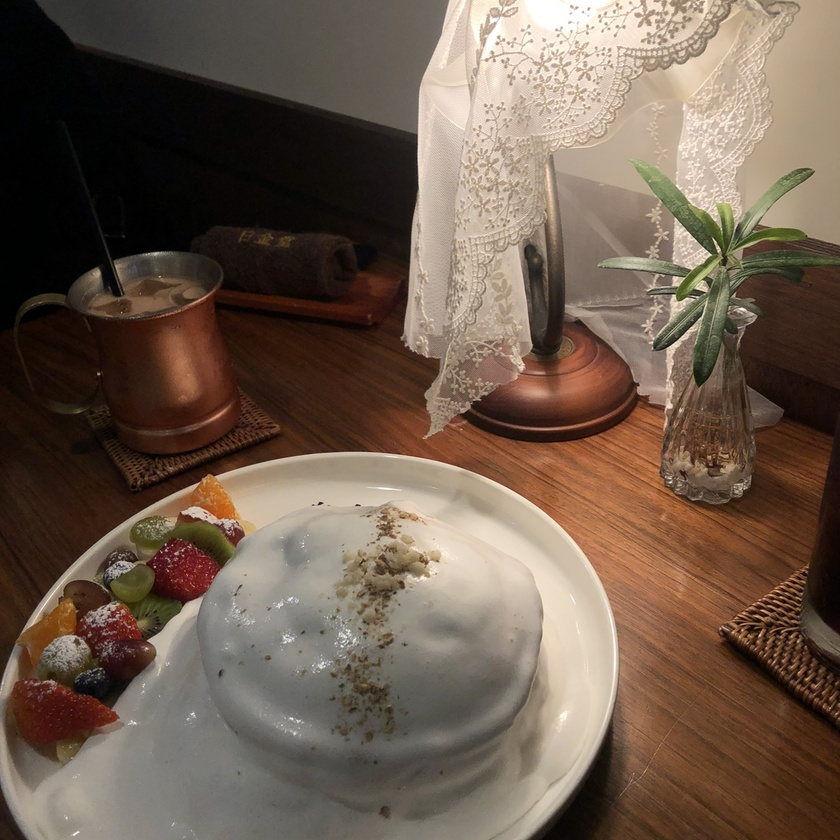
#> input picture Img/cafe.jpg, 840 x 840 px, shrunk from 1500 x 1500 before the run, found by its file name
$ python histo_equalize_yuv.py
#> lines starting #> are read from the running program, lines starting #| are printed output that depends on the picture
# 색상 이미지에 대한 평탄화 적용

import numpy as np, cv2

img = cv2.imread('../cafe.jpg')  #이미지 읽기, BGR 스케일
#> img is the input picture: shape (840, 840, 3); mean B, G, R 77.4, 91.8, 109.8

# 컬러 스케일을 BGR에서 YUV로 변경
img_yuv = cv2.cvtColor(img, cv2.COLOR_BGR2YUV)
#> img_yuv: shape (840, 840, 3); mean of channels 0, 1, 2 95.5, 119.2, 140.5

# YUV 컬러 스케일의 첫번째 채널에 대해서 이퀄라이즈 적용
img_yuv[:,:,0] = cv2.equalizeHist(img_yuv[:,:,0])
#> img_yuv: shape (840, 840, 3); mean of channels 0, 1, 2 127.8, 119.2, 140.5

# 컬러 스케일을 YUV에서 BGR로 변경
img2 = cv2.cvtColor(img_yuv, cv2.COLOR_YUV2BGR)
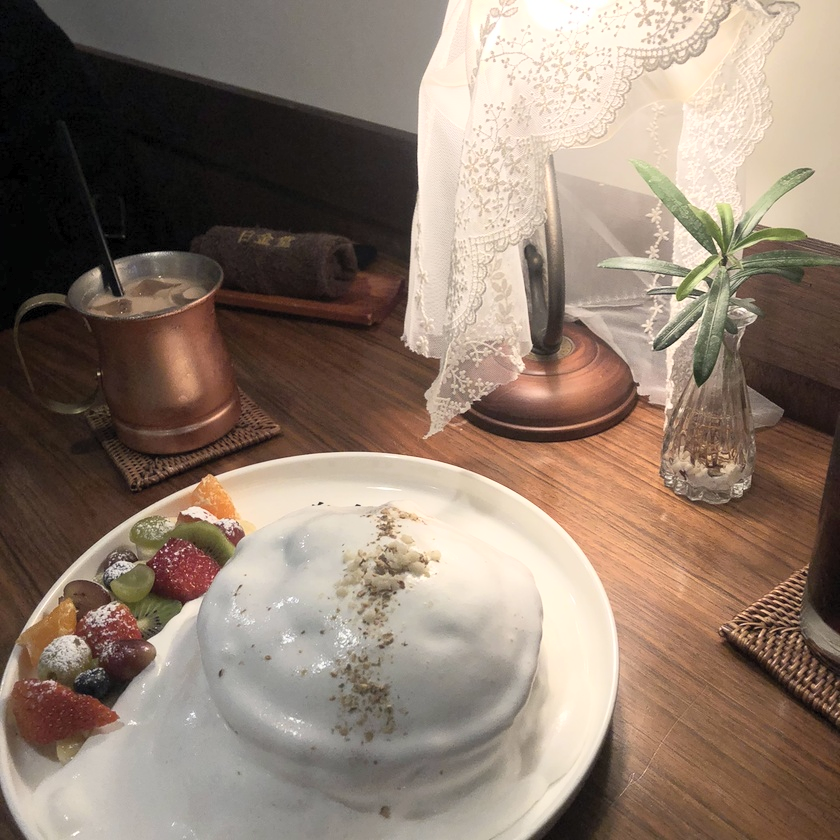
#> img2: shape (840, 840, 3); mean B, G, R 110.1, 124, 141.8

cv2.imshow('Before', img)
cv2.imshow('After', img2)
cv2.waitKey()
cv2.destroyAllWindows()

$ run again, with Img/cat.jpg copied over Img/cafe.jpg
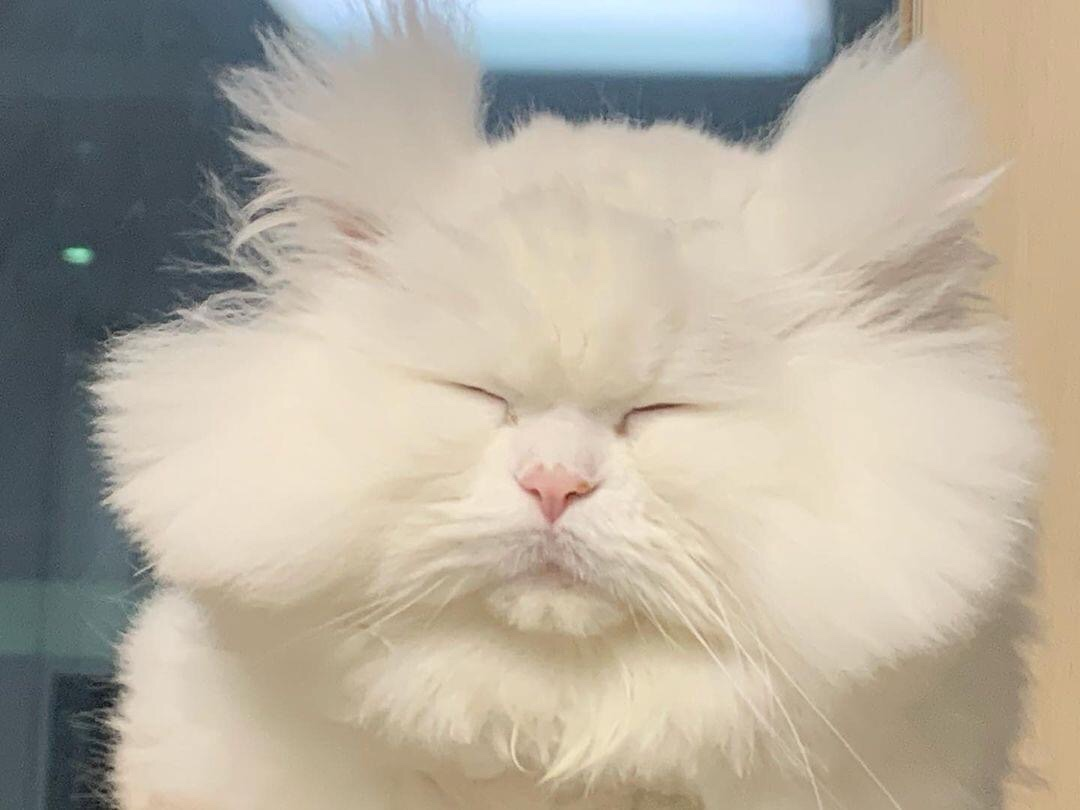
#> input picture Img/cat.jpg, 1080 x 810 px, found by its file name
#> img is the input picture: shape (810, 1080, 3); mean B, G, R 158.6, 173.3, 181.2
#> `img2 = cv2.cvtColor(img_yuv, cv2.COLOR_YUV2BGR)`:
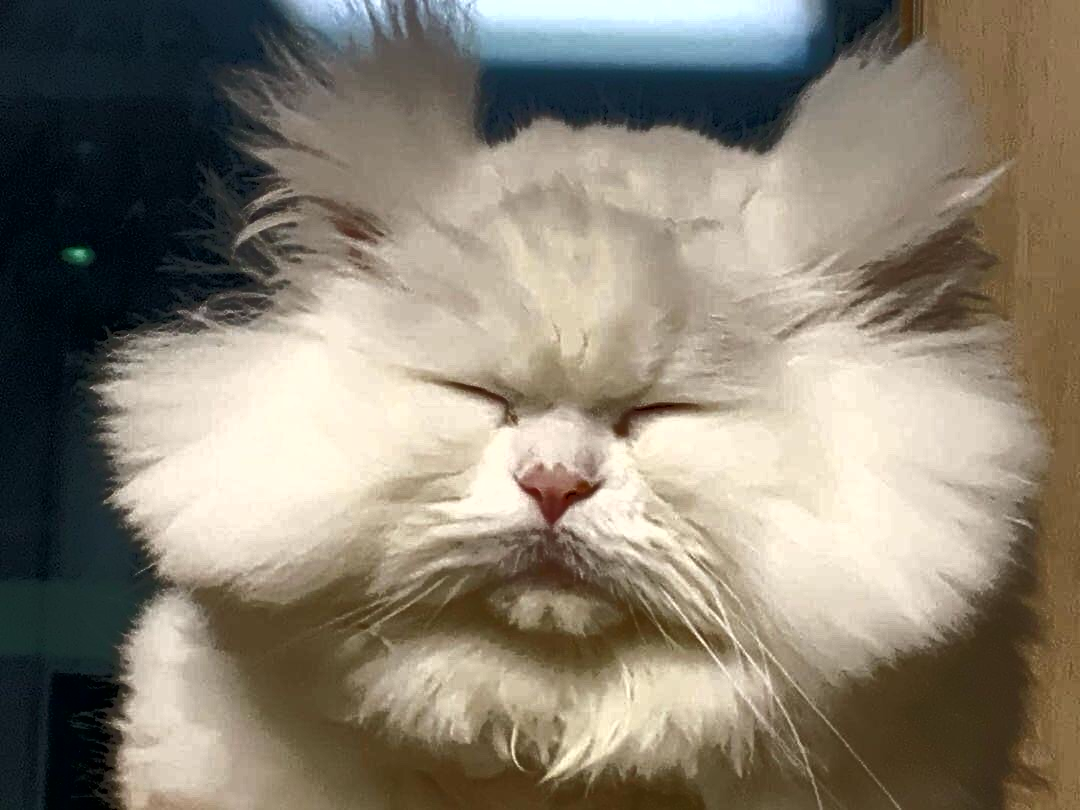
#> img2: shape (810, 1080, 3); mean B, G, R 113.4, 128, 135.8

$ run again, with Img/docToScan.jpg copied over Img/cafe.jpg
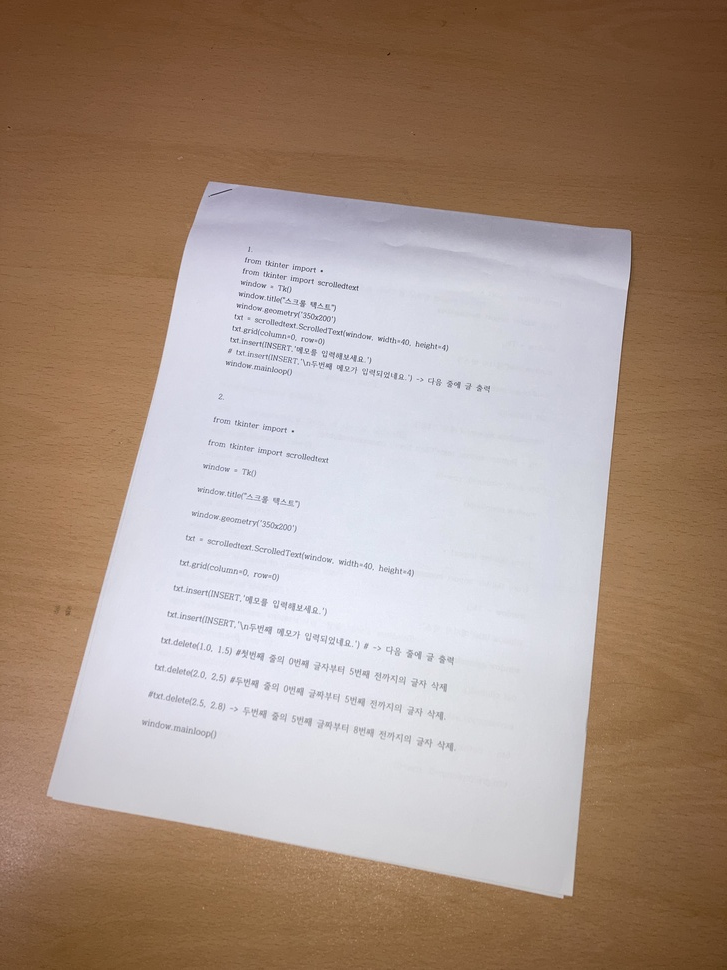
#> input picture Img/docToScan.jpg, 727 x 970 px, shrunk from 3024 x 4032 before the run, found by its file name
#> img is the input picture: shape (970, 727, 3); mean B, G, R 136.1, 149, 168.9
#> `img2 = cv2.cvtColor(img_yuv, cv2.COLOR_YUV2BGR)`:
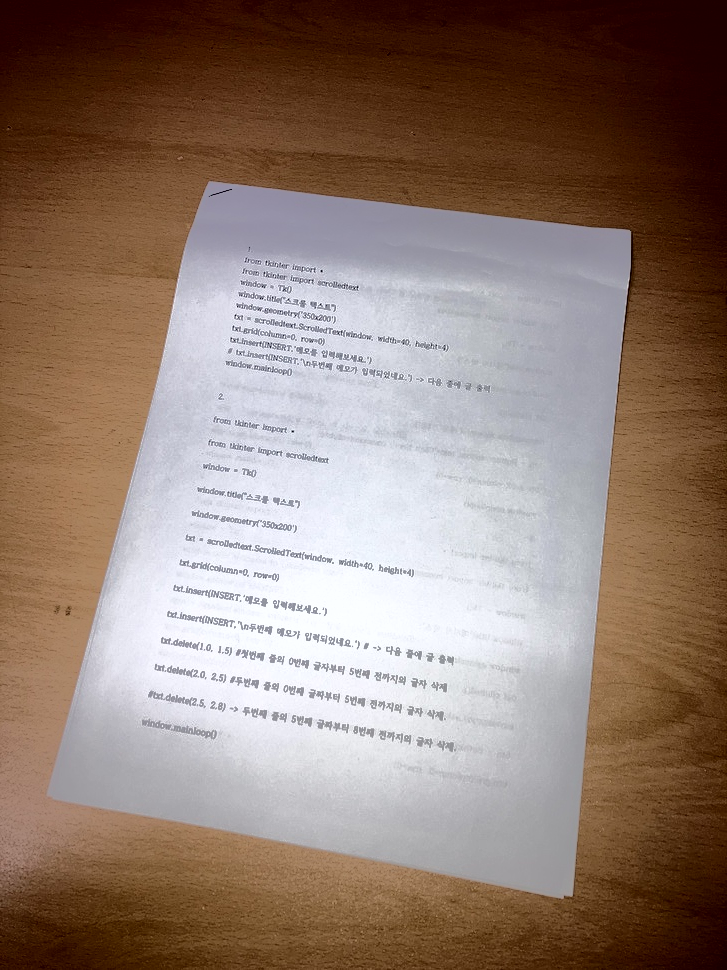
#> img2: shape (970, 727, 3); mean B, G, R 113.3, 124.4, 144.2
